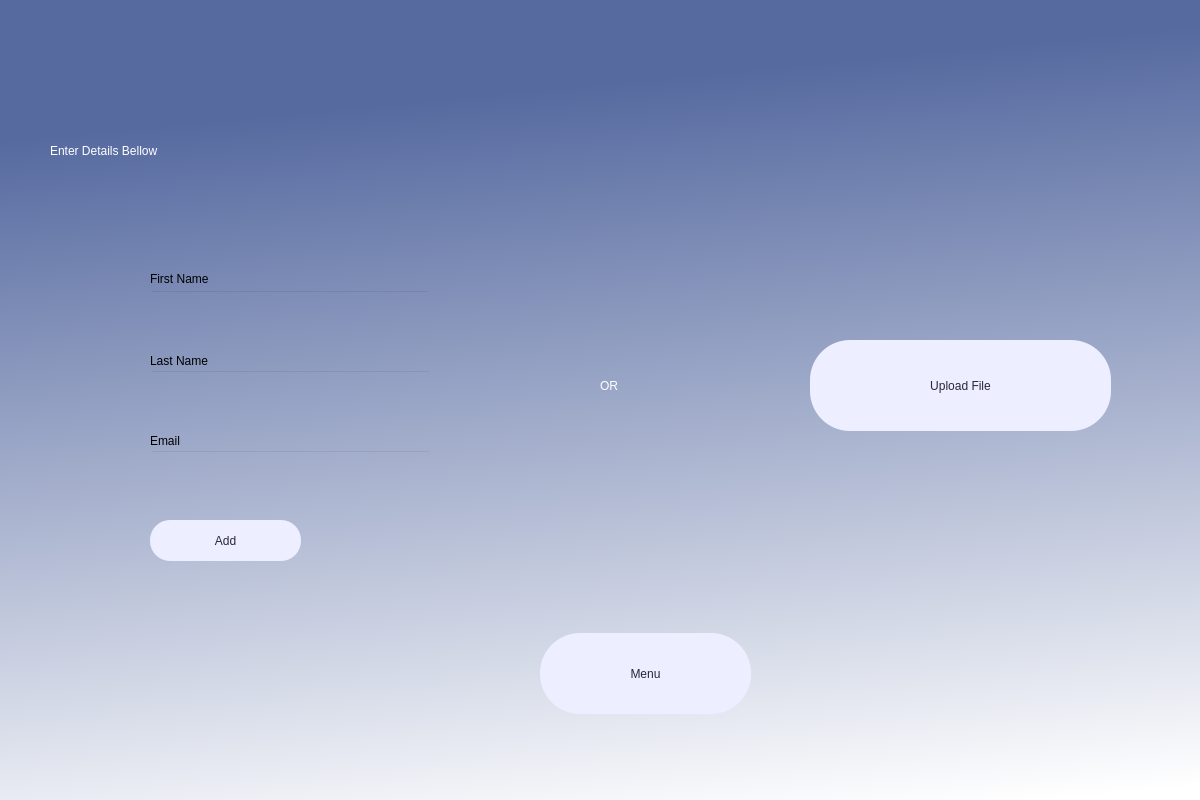
<?xml version="1.0" encoding="UTF-8"?>
<ui version="4.0">
 <class>Dialog</class>
 <widget class="QDialog" name="Dialog">
  <property name="geometry">
   <rect>
    <x>0</x>
    <y>0</y>
    <width>1200</width>
    <height>800</height>
   </rect>
  </property>
  <property name="windowTitle">
   <string>Dialog</string>
  </property>
  <property name="styleSheet">
   <string notr="true"/>
  </property>
  <widget class="QWidget" name="widget" native="true">
   <property name="geometry">
    <rect>
     <x>0</x>
     <y>0</y>
     <width>1200</width>
     <height>800</height>
    </rect>
   </property>
   <property name="styleSheet">
    <string notr="true">QWidget#widget{
background-color: qlineargradient(spread:pad, x1:0.742, y1:0.0679545, x2:0.877, y2:1, stop:0 rgba(86, 106, 160, 255), stop:1 rgba(255, 255, 255, 255));}</string>
   </property>
   <widget class="QLineEdit" name="firstnamefield">
    <property name="geometry">
     <rect>
      <x>150</x>
      <y>290</y>
      <width>281</width>
      <height>41</height>
     </rect>
    </property>
    <property name="styleSheet">
     <string notr="true">background-color: transparent;</string>
    </property>
   </widget>
   <widget class="QLineEdit" name="lastnamefield">
    <property name="geometry">
     <rect>
      <x>150</x>
      <y>370</y>
      <width>281</width>
      <height>41</height>
     </rect>
    </property>
    <property name="styleSheet">
     <string notr="true">background-color: transparent;</string>
    </property>
   </widget>
   <widget class="QLabel" name="label_3">
    <property name="geometry">
     <rect>
      <x>150</x>
      <y>268</y>
      <width>141</width>
      <height>21</height>
     </rect>
    </property>
    <property name="styleSheet">
     <string notr="true">backgroud-color: none;</string>
    </property>
    <property name="text">
     <string>First Name</string>
    </property>
   </widget>
   <widget class="QLabel" name="label_4">
    <property name="geometry">
     <rect>
      <x>50</x>
      <y>80</y>
      <width>521</width>
      <height>141</height>
     </rect>
    </property>
    <property name="styleSheet">
     <string notr="true">font: 75 30pt &quot;Times New Roman&quot;;color:rgb(255, 255, 255);
border-radius: 40px;</string>
    </property>
    <property name="text">
     <string>Enter Details Bellow</string>
    </property>
   </widget>
   <widget class="QLabel" name="label_5">
    <property name="geometry">
     <rect>
      <x>150</x>
      <y>430</y>
      <width>141</width>
      <height>21</height>
     </rect>
    </property>
    <property name="styleSheet">
     <string notr="true">backgroud-color: none;</string>
    </property>
    <property name="text">
     <string>Email</string>
    </property>
   </widget>
   <widget class="QPushButton" name="addInd">
    <property name="geometry">
     <rect>
      <x>150</x>
      <y>520</y>
      <width>151</width>
      <height>41</height>
     </rect>
    </property>
    <property name="styleSheet">
     <string notr="true">background-color: rgb(237, 238, 255);
font: 15pt &quot;Times New Roman&quot;;color:rgb(40, 39, 54);
border-radius: 20px;</string>
    </property>
    <property name="text">
     <string>Add</string>
    </property>
   </widget>
   <widget class="QLabel" name="error">
    <property name="geometry">
     <rect>
      <x>150</x>
      <y>500</y>
      <width>601</width>
      <height>21</height>
     </rect>
    </property>
    <property name="styleSheet">
     <string notr="true">font: 9pt &quot;Times New Roman&quot;;color: rgb(170, 0, 0);</string>
    </property>
    <property name="text">
     <string/>
    </property>
   </widget>
   <widget class="QLineEdit" name="emailfield">
    <property name="geometry">
     <rect>
      <x>150</x>
      <y>450</y>
      <width>281</width>
      <height>41</height>
     </rect>
    </property>
    <property name="styleSheet">
     <string notr="true">background-color: transparent;</string>
    </property>
   </widget>
   <widget class="QLabel" name="label_6">
    <property name="geometry">
     <rect>
      <x>150</x>
      <y>350</y>
      <width>141</width>
      <height>21</height>
     </rect>
    </property>
    <property name="styleSheet">
     <string notr="true">backgroud-color: none;</string>
    </property>
    <property name="text">
     <string>Last Name</string>
    </property>
   </widget>
   <widget class="QPushButton" name="menu">
    <property name="geometry">
     <rect>
      <x>540</x>
      <y>633</y>
      <width>211</width>
      <height>81</height>
     </rect>
    </property>
    <property name="styleSheet">
     <string notr="true">background-color: rgb(237, 238, 255);
border-radius: 40px;
font: 20pt &quot;Times New Roman&quot;;color:rgb(40, 39, 54)</string>
    </property>
    <property name="text">
     <string>Menu</string>
    </property>
   </widget>
   <widget class="QLabel" name="label_7">
    <property name="geometry">
     <rect>
      <x>600</x>
      <y>320</y>
      <width>141</width>
      <height>131</height>
     </rect>
    </property>
    <property name="styleSheet">
     <string notr="true">font: 75 30pt &quot;Times New Roman&quot;;color:rgb(255, 255, 255);
border-radius: 40px;</string>
    </property>
    <property name="text">
     <string>OR</string>
    </property>
   </widget>
   <widget class="QPushButton" name="upload">
    <property name="geometry">
     <rect>
      <x>810</x>
      <y>340</y>
      <width>301</width>
      <height>91</height>
     </rect>
    </property>
    <property name="styleSheet">
     <string notr="true">background-color: rgb(237, 238, 255);
border-radius: 40px;
font: 20pt &quot;Times New Roman&quot;;color:rgb(40, 39, 54)</string>
    </property>
    <property name="text">
     <string>Upload File</string>
    </property>
   </widget>
  </widget>
 </widget>
 <resources/>
 <connections/>
</ui>
